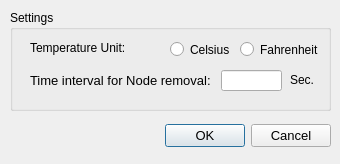
<ui version="4.0" >
 <class>SettingsWindow</class>
 <widget class="QDialog" name="SettingsWindow" >
  <property name="geometry" >
   <rect>
    <x>0</x>
    <y>0</y>
    <width>340</width>
    <height>164</height>
   </rect>
  </property>
  <property name="windowTitle" >
   <string>Dialog</string>
  </property>
  <widget class="QDialogButtonBox" name="buttonBox" >
   <property name="geometry" >
    <rect>
     <x>10</x>
     <y>120</y>
     <width>321</width>
     <height>31</height>
    </rect>
   </property>
   <property name="font" >
    <font>
     <pointsize>10</pointsize>
    </font>
   </property>
   <property name="orientation" >
    <enum>Qt::Horizontal</enum>
   </property>
   <property name="standardButtons" >
    <set>QDialogButtonBox::Cancel|QDialogButtonBox::NoButton|QDialogButtonBox::Ok</set>
   </property>
  </widget>
  <widget class="QGroupBox" name="groupBox" >
   <property name="geometry" >
    <rect>
     <x>10</x>
     <y>10</y>
     <width>321</width>
     <height>101</height>
    </rect>
   </property>
   <property name="font" >
    <font>
     <pointsize>9</pointsize>
    </font>
   </property>
   <property name="title" >
    <string>Settings</string>
   </property>
   <widget class="QLabel" name="label" >
    <property name="geometry" >
     <rect>
      <x>20</x>
      <y>60</y>
      <width>183</width>
      <height>20</height>
     </rect>
    </property>
    <property name="font" >
     <font>
      <pointsize>10</pointsize>
     </font>
    </property>
    <property name="text" >
     <string>Time interval for Node removal:</string>
    </property>
   </widget>
   <widget class="QRadioButton" name="radioCelsius" >
    <property name="geometry" >
     <rect>
      <x>160</x>
      <y>30</y>
      <width>61</width>
      <height>19</height>
     </rect>
    </property>
    <property name="text" >
     <string>Celsius</string>
    </property>
   </widget>
   <widget class="QRadioButton" name="radioFahrenheit" >
    <property name="geometry" >
     <rect>
      <x>230</x>
      <y>30</y>
      <width>81</width>
      <height>19</height>
     </rect>
    </property>
    <property name="text" >
     <string>Fahrenheit</string>
    </property>
   </widget>
   <widget class="QLabel" name="label_5" >
    <property name="geometry" >
     <rect>
      <x>20</x>
      <y>30</y>
      <width>101</width>
      <height>16</height>
     </rect>
    </property>
    <property name="toolTip" >
     <string>Temperature will be displayed in the chosen unit. </string>
    </property>
    <property name="whatsThis" >
     <string/>
    </property>
    <property name="text" >
     <string>Temperature Unit:</string>
    </property>
   </widget>
   <widget class="QLineEdit" name="edtTimeInterval" >
    <property name="geometry" >
     <rect>
      <x>211</x>
      <y>60</y>
      <width>61</width>
      <height>21</height>
     </rect>
    </property>
    <property name="alignment" >
     <set>Qt::AlignCenter</set>
    </property>
   </widget>
   <widget class="QLabel" name="label_2" >
    <property name="geometry" >
     <rect>
      <x>280</x>
      <y>63</y>
      <width>46</width>
      <height>14</height>
     </rect>
    </property>
    <property name="text" >
     <string>Sec.</string>
    </property>
   </widget>
  </widget>
 </widget>
 <resources/>
 <connections>
  <connection>
   <sender>buttonBox</sender>
   <signal>accepted()</signal>
   <receiver>SettingsWindow</receiver>
   <slot>accept()</slot>
   <hints>
    <hint type="sourcelabel" >
     <x>248</x>
     <y>254</y>
    </hint>
    <hint type="destinationlabel" >
     <x>157</x>
     <y>274</y>
    </hint>
   </hints>
  </connection>
  <connection>
   <sender>buttonBox</sender>
   <signal>rejected()</signal>
   <receiver>SettingsWindow</receiver>
   <slot>reject()</slot>
   <hints>
    <hint type="sourcelabel" >
     <x>316</x>
     <y>260</y>
    </hint>
    <hint type="destinationlabel" >
     <x>286</x>
     <y>274</y>
    </hint>
   </hints>
  </connection>
 </connections>
</ui>
